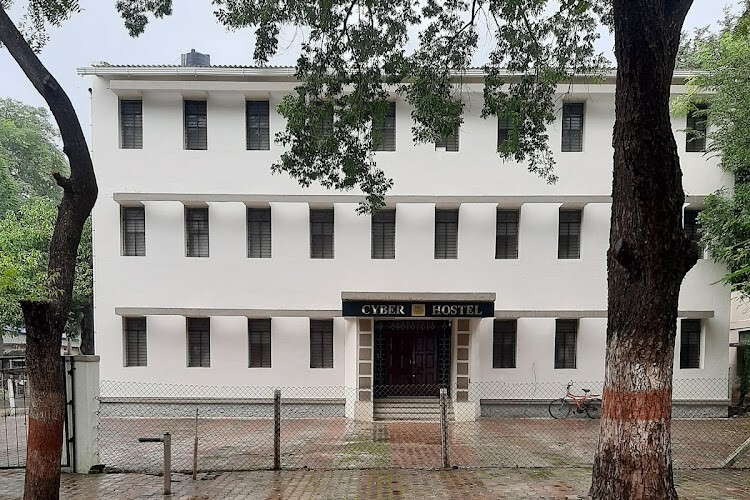
#> input picture bin/original_image.jpg, 750 x 500 px
$ python 15Thresholding.py
#> lines starting #> are read from the running program, lines starting #| are printed output that depends on the picture; after the words box and inside, x2 and y2 are one past the last pixel; in counts of white or black regions, pixels touching at a corner belong together
import cv2
import numpy as np

# Function to apply threshold to the image
def apply_threshold(image, threshold_value):
    img = np.array(image)
    for i in range(img.shape[0]):
        for j in range(img.shape[1]):
            if img[i, j] > threshold_value:
                img[i, j] = 255  # White
            else:
                img[i, j] = 0    # Black

    return img

# Load the image
image = cv2.imread('original_image.jpg')
#> image is the input picture: shape (500, 750, 3); mean B, G, R 123.5, 129.4, 131.5

# Check if the image is loaded successfully
if image is None:
    print("Error: Unable to load image.")
else:
    # Convert the image to grayscale
    gray_image = cv2.cvtColor(image, cv2.COLOR_BGR2GRAY)
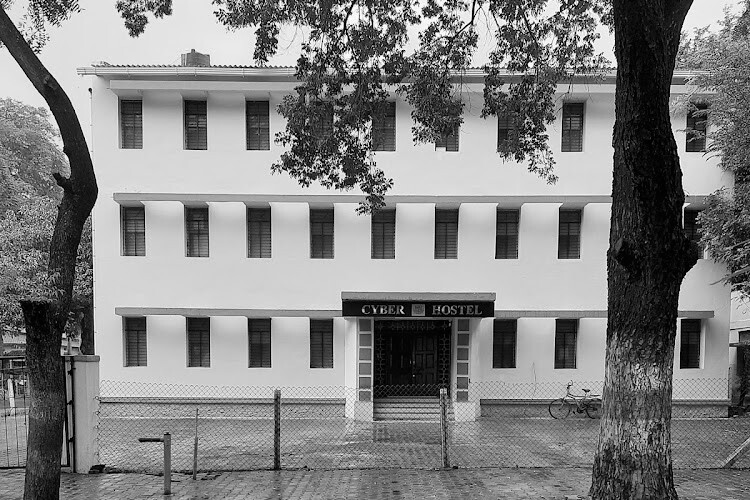
#> gray_image: shape (500, 750); min 0, max 255, mean 129.3

    # Threshold value
    threshold_value = 128

    # Apply thresholding
    binary_image = apply_threshold(gray_image, threshold_value)
#> after the loop in apply_threshold, `for i in range(img.shape[0]):`:
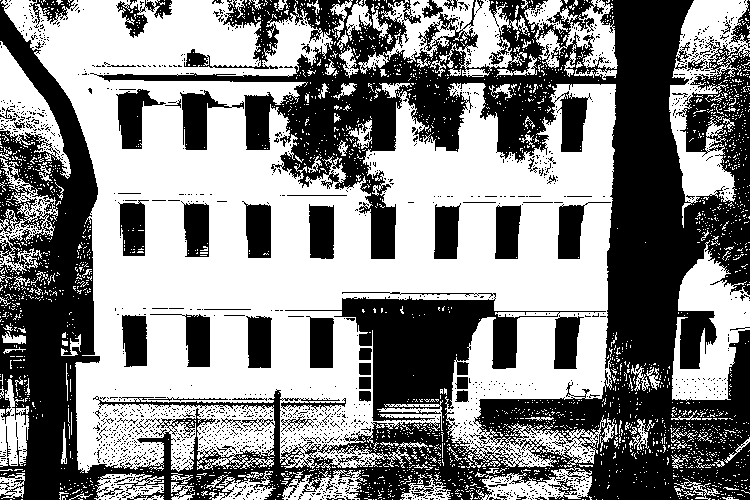
#> img: shape (500, 750); 53.1% white; 1758 black regions (1692 under 20 px), largest, box (x1, y1, x2, y2) and area: (0, 0, 750, 500) 149938, (180, 90, 244, 150) 1524, (116, 89, 166, 149) 1440

    # Display the original, grayscale, and binary images
    cv2.imshow('Original Image', image)
    cv2.imshow('Grayscale Image', gray_image)
    cv2.imshow('Binary Image', binary_image)

    cv2.waitKey(0)
    cv2.destroyAllWindows()
